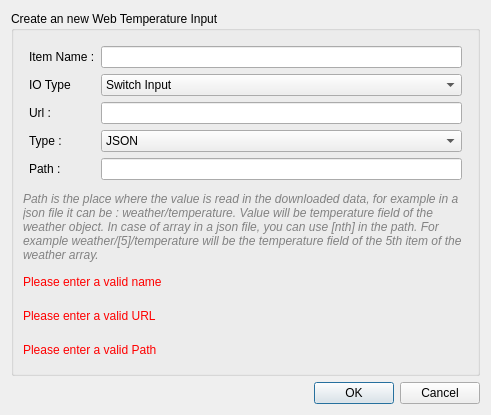
<?xml version="1.0" encoding="UTF-8"?>
<ui version="4.0">
 <class>DialogNewWebIO</class>
 <widget class="QDialog" name="DialogNewWebIO">
  <property name="geometry">
   <rect>
    <x>0</x>
    <y>0</y>
    <width>491</width>
    <height>372</height>
   </rect>
  </property>
  <property name="windowTitle">
   <string>New Web IO</string>
  </property>
  <layout class="QVBoxLayout" name="verticalLayout">
   <item>
    <widget class="QGroupBox" name="groupBox">
     <property name="sizePolicy">
      <sizepolicy hsizetype="Minimum" vsizetype="Minimum">
       <horstretch>0</horstretch>
       <verstretch>0</verstretch>
      </sizepolicy>
     </property>
     <property name="title">
      <string>Create an new Web Temperature Input</string>
     </property>
     <layout class="QVBoxLayout" name="verticalLayout_3">
      <item>
       <layout class="QFormLayout" name="formLayout_4">
        <property name="leftMargin">
         <number>6</number>
        </property>
        <property name="topMargin">
         <number>6</number>
        </property>
        <property name="rightMargin">
         <number>6</number>
        </property>
        <property name="bottomMargin">
         <number>6</number>
        </property>
        <item row="0" column="0">
         <widget class="QLabel" name="label_3">
          <property name="text">
           <string>Item Name :</string>
          </property>
         </widget>
        </item>
        <item row="0" column="1">
         <widget class="QLineEdit" name="edit_name"/>
        </item>
        <item row="1" column="0">
         <widget class="QLabel" name="io_type_label">
          <property name="text">
           <string>IO Type</string>
          </property>
         </widget>
        </item>
        <item row="1" column="1">
         <widget class="QComboBox" name="io_type">
          <item>
           <property name="text">
            <string>Switch Input</string>
           </property>
          </item>
          <item>
           <property name="text">
            <string>Light</string>
           </property>
          </item>
          <item>
           <property name="text">
            <string>Light RGB</string>
           </property>
          </item>
          <item>
           <property name="text">
            <string>Shutter</string>
           </property>
          </item>
          <item>
           <property name="text">
            <string>Temperature Sensor</string>
           </property>
          </item>
          <item>
           <property name="text">
            <string>Analog Value Input</string>
           </property>
          </item>
          <item>
           <property name="text">
            <string>Analog Value Output</string>
           </property>
          </item>
          <item>
           <property name="text">
            <string>String Input</string>
           </property>
          </item>
          <item>
           <property name="text">
            <string>String Output</string>
           </property>
          </item>
         </widget>
        </item>
        <item row="2" column="0">
         <widget class="QLabel" name="label">
          <property name="text">
           <string>Url :</string>
          </property>
         </widget>
        </item>
        <item row="2" column="1">
         <widget class="QLineEdit" name="edit_url"/>
        </item>
        <item row="3" column="0">
         <widget class="QLabel" name="label_2">
          <property name="text">
           <string>Type :</string>
          </property>
         </widget>
        </item>
        <item row="3" column="1">
         <widget class="QComboBox" name="data_type">
          <item>
           <property name="text">
            <string>JSON</string>
           </property>
          </item>
          <item>
           <property name="text">
            <string>XML</string>
           </property>
          </item>
          <item>
           <property name="text">
            <string>Plain Text</string>
           </property>
          </item>
         </widget>
        </item>
        <item row="4" column="0">
         <widget class="QLabel" name="label_4">
          <property name="text">
           <string>Path :</string>
          </property>
         </widget>
        </item>
        <item row="4" column="1">
         <widget class="QLineEdit" name="edit_path"/>
        </item>
       </layout>
      </item>
      <item>
       <widget class="QLabel" name="label_info">
        <property name="text">
         <string>&lt;html&gt;&lt;head/&gt;&lt;body&gt;&lt;p&gt;&lt;span style=&quot; font-style:italic; color:#828282;&quot;&gt;Path is the place where the value is read in the downloaded data, for example in a json file it can be : weather/temperature. Value will be temperature field of the weather object. In case of array in a json file, you can use [nth] in the path. For example weather/[5]/temperature will be the temperature field of the 5th item of the weather array.&lt;/span&gt;&lt;/p&gt;&lt;/body&gt;&lt;/html&gt;</string>
        </property>
        <property name="wordWrap">
         <bool>true</bool>
        </property>
       </widget>
      </item>
      <item>
       <widget class="QLabel" name="label_error_empty">
        <property name="text">
         <string>&lt;html&gt;&lt;head/&gt;&lt;body&gt;&lt;p&gt;&lt;span style=&quot; color:#ff0000;&quot;&gt;Please enter a valid name&lt;/span&gt;&lt;/p&gt;&lt;/body&gt;&lt;/html&gt;</string>
        </property>
       </widget>
      </item>
      <item>
       <widget class="QLabel" name="label_error_url_empty">
        <property name="text">
         <string>&lt;html&gt;&lt;head/&gt;&lt;body&gt;&lt;p&gt;&lt;span style=&quot; color:#ff0000;&quot;&gt;Please enter a valid URL&lt;/span&gt;&lt;/p&gt;&lt;/body&gt;&lt;/html&gt;</string>
        </property>
       </widget>
      </item>
      <item>
       <widget class="QLabel" name="label_error_path_empty">
        <property name="text">
         <string>&lt;html&gt;&lt;head/&gt;&lt;body&gt;&lt;p&gt;&lt;span style=&quot; color:#ff0000;&quot;&gt;Please enter a valid Path&lt;/span&gt;&lt;/p&gt;&lt;/body&gt;&lt;/html&gt;</string>
        </property>
       </widget>
      </item>
     </layout>
    </widget>
   </item>
   <item>
    <widget class="QDialogButtonBox" name="buttonBox">
     <property name="orientation">
      <enum>Qt::Horizontal</enum>
     </property>
     <property name="standardButtons">
      <set>QDialogButtonBox::Cancel|QDialogButtonBox::Ok</set>
     </property>
    </widget>
   </item>
  </layout>
 </widget>
 <resources/>
 <connections>
  <connection>
   <sender>buttonBox</sender>
   <signal>rejected()</signal>
   <receiver>DialogNewWebIO</receiver>
   <slot>reject()</slot>
   <hints>
    <hint type="sourcelabel">
     <x>245</x>
     <y>351</y>
    </hint>
    <hint type="destinationlabel">
     <x>245</x>
     <y>185</y>
    </hint>
   </hints>
  </connection>
 </connections>
</ui>
